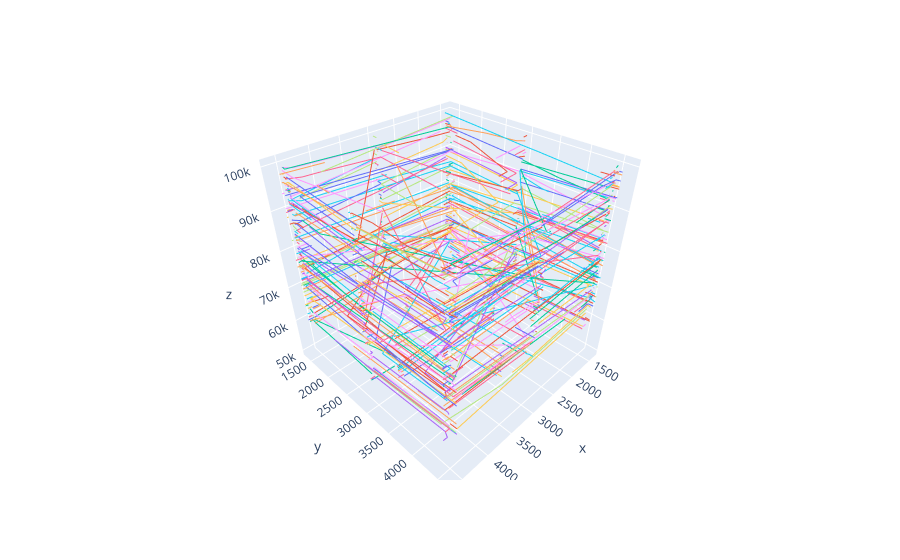

Here is the notebook cell this chart was saved with:
### Code cell
# --- Plotlyで3Dグラフを作成 ---
# px.line_3d()を使って、'line_id'ごとに線を引く
fig = px.line_3d(plot_df, 
                 x='x', 
                 y='y', 
                 z='z',
                 color='from',  # line_idごとに色を変えて線を区別
                 line_group="from", 
                 #opacity=0.5,      # 透明度を0.5に設定
                 #title='3D Lines from CSV Data'
                 )

# 凡例を非表示にする（line_idごとの凡例は不要な場合）
fig.update_layout(showlegend=False)

# グラフを表示
fig.show()
